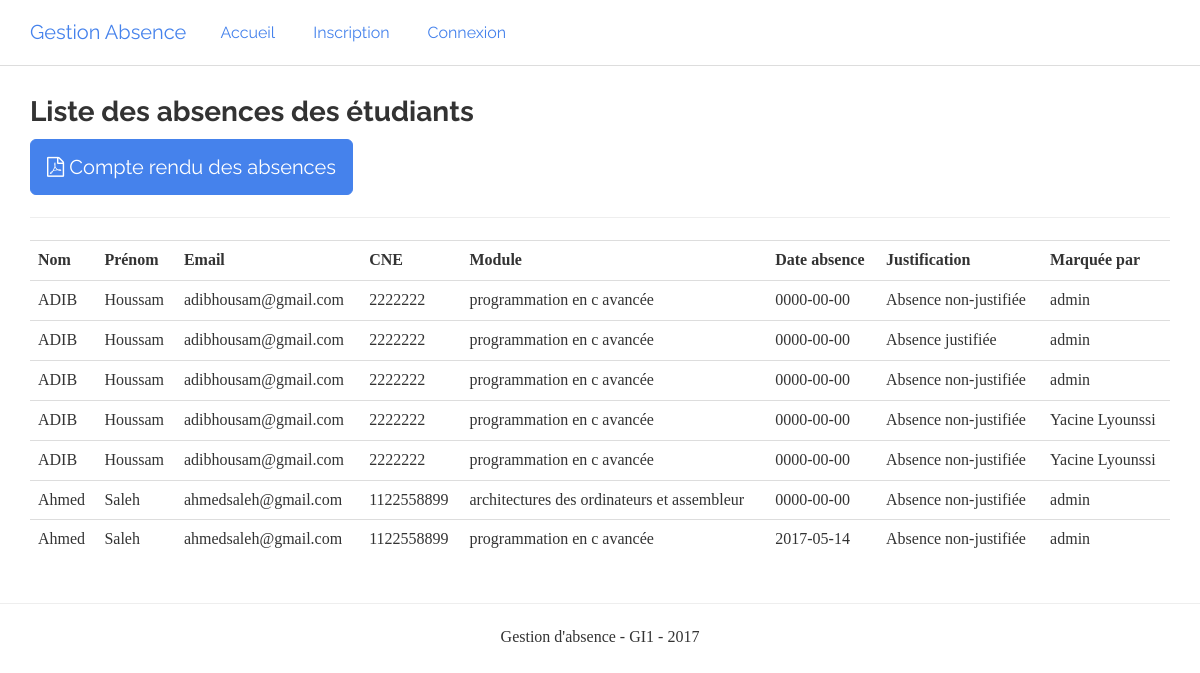
The page /absences.php on the database its author committed.
### tables this page shows
CREATE TABLE IF NOT EXISTS `absence` (
  `id` int(11) NOT NULL AUTO_INCREMENT,
  `id_etudiant` int(11) NOT NULL,
  `crn_horaire` varchar(255) NOT NULL,
  `type_absence` varchar(255) NOT NULL,
  `is_old` tinyint(1) NOT NULL DEFAULT '0',
  `module` varchar(255) DEFAULT NULL,
  `professeur` int(11) DEFAULT NULL,
  `date_absence` date DEFAULT NULL,
  PRIMARY KEY (`id`),
  KEY `id_etudiant` (`id_etudiant`)
);

### files/functions.php (called while the page is built, shortened)
<?php
function database()
{
    $host = "127.0.0.1";
    $username = "root";
    $password = "";
    $database = "gab";
    $db = new PDO("mysql:host=" . $host . ";dbname=" . $database, $username, $password,
        array(
            PDO::MYSQL_ATTR_INIT_COMMAND => 'SET NAMES UTF8',
            PDO::ATTR_ERRMODE => PDO::ERRMODE_SILENT
        )
    );
    return $db;
}
function listAbsences()
{
    $absences_ = $absences = [];
    $db = database();
    $sttm = $db->prepare("SELECT * FROM absence where is_old=0");
    if ($sttm->execute()) {
        $absences_ = $sttm->fetchAll();
        foreach ($absences_ as $a) {
            $sttm2 = $db->prepare("SELECT * FROM etudiant where id=:id");
            $sttm2->bindParam(":id", $a["id_etudiant"]);
            if ($sttm2->execute()) {
                $etudiant = $sttm2->fetch(PDO::FETCH_ASSOC);
                $a["nom"] = $etudiant["nom"];
                $a["prenom"] = $etudiant["prenom"];
                $a["cne"] = $etudiant["cne"];
                $a["email"] = $etudiant["email"];
            }
            $sttm3 = $db->prepare("SELECT * FROM professeur where id=:id");
            $sttm3->bindParam(":id", $a["professeur"]);
            if ($sttm3->execute()) {
                $professeur = $sttm3->fetch(PDO::FETCH_ASSOC);
                if(!empty($professeur))
                {
                    $a['nom_prof'] = $professeur['nom'];
                    $a['prenom_prof'] = $professeur['prenom'];
                }else{
                    $a['nom_prof'] = 'admin';
                    $a['prenom_prof'] = '';
                }
            $absences [] = $a;
            }
        }
        return $absences;
    }
    return $absences;
}

### absences.php (the view, shortened to what this page needs)
<?php
require_once "header.php";
$absences = listAbsences();
?>
<div class="container">
    <h3>Liste des absences des étudiants</h3>
    <h4><a href="absences_etudiants_pdf.php" class="btn btn-primary btn-lg"><i class="fa fa-file-pdf-o"></i> Compte rendu des absences</a></h4>
    <hr>
    <table class="table">
        <tr>
            <th>Nom</th>
            <th>Prénom</th>
            <th>Email</th>
            <th>CNE</th>
            <th>Module</th>
            <th>Date absence</th>
            <th>Justification</th>
            <th>Marquée par</th>
        </tr>
        <?php foreach($absences as $a): ?>
            <tr>
                <td><?=$a["nom"] ?></td>
                <td><?=$a["prenom"] ?></td>
                <td><?=$a["email"] ?></td>
                <td><?=$a["cne"] ?></td>
                <td><?=$a["module"] ?></td>
                <td><?=$a["date_absence"] ?></td>
                <td><?=$a["type_absence"] ?></td>
                <td><?=$a["nom_prof"] ?> <?=$a["prenom_prof"] ?></td>
            </tr>
        <?php endforeach; ?>
    </table>
</div>
<?php require_once "footer.php"?>

### css/styles.css (style rules this page uses)
body { padding-top: 75px; }

### rows shown on the page
absence: nom "ADIB", prenom "Houssam", email "adibhousam@gmail.com", cne "2222222", module "programmation en c avancée", date_absence "0000-00-00", type_absence "Absence non-justifiée", nom_prof "admin"
absence: nom "ADIB", prenom "Houssam", email "adibhousam@gmail.com", cne "2222222", module "programmation en c avancée", date_absence "0000-00-00", type_absence "Absence justifiée", nom_prof "admin"
absence: nom "ADIB", prenom "Houssam", email "adibhousam@gmail.com", cne "2222222", module "programmation en c avancée", date_absence "0000-00-00", type_absence "Absence non-justifiée", nom_prof "admin"
absence: nom "ADIB", prenom "Houssam", email "adibhousam@gmail.com", cne "2222222", module "programmation en c avancée", date_absence "0000-00-00", type_absence "Absence non-justifiée", nom_prof "Yacine", prenom_prof "Lyounssi"
absence: nom "ADIB", prenom "Houssam", email "adibhousam@gmail.com", cne "2222222", module "programmation en c avancée", date_absence "0000-00-00", type_absence "Absence non-justifiée", nom_prof "Yacine", prenom_prof "Lyounssi"
absence: nom "Ahmed", prenom "Saleh", email "ahmedsaleh@gmail.com", cne "1122558899", module "architectures des ordinateurs et assembleur", date_absence "0000-00-00", type_absence "Absence non-justifiée", nom_prof "admin"
absence: nom "Ahmed", prenom "Saleh", email "ahmedsaleh@gmail.com", cne "1122558899", module "programmation en c avancée", date_absence "2017-05-14", type_absence "Absence non-justifiée", nom_prof "admin"
